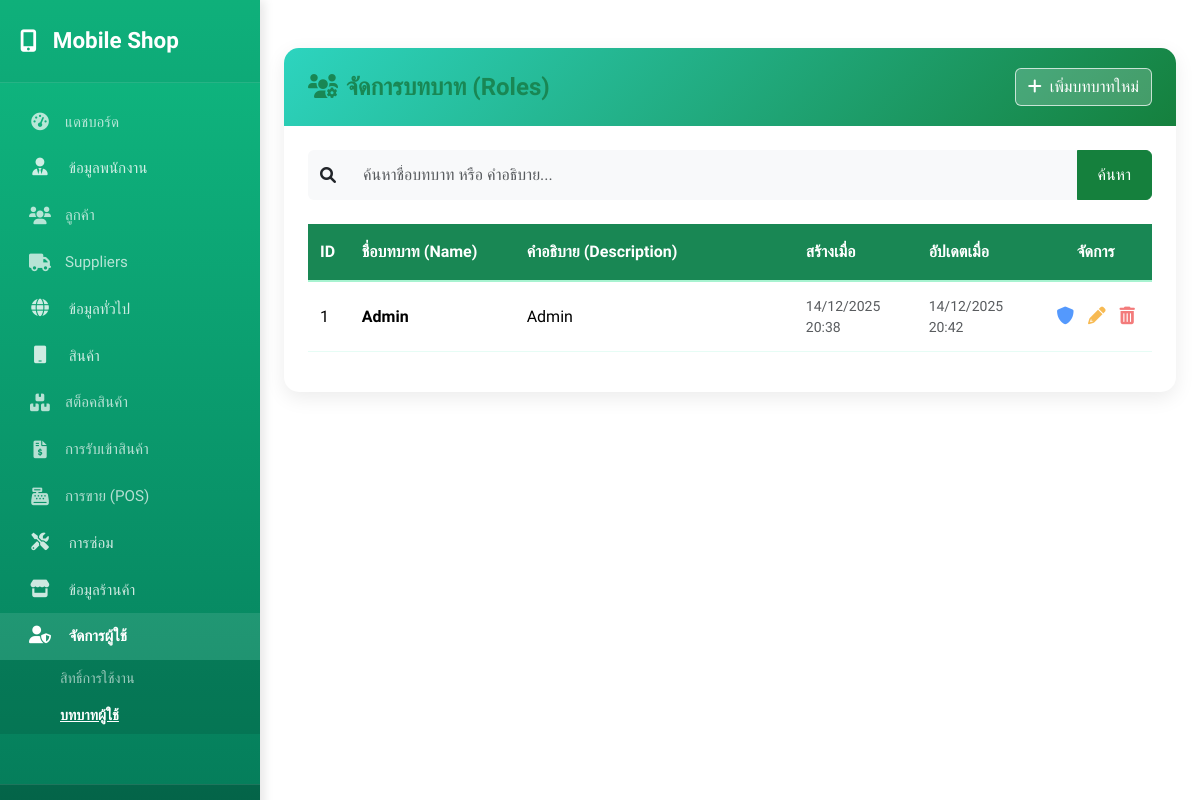
Page /role/role.php (signed in) on the earlier database version.
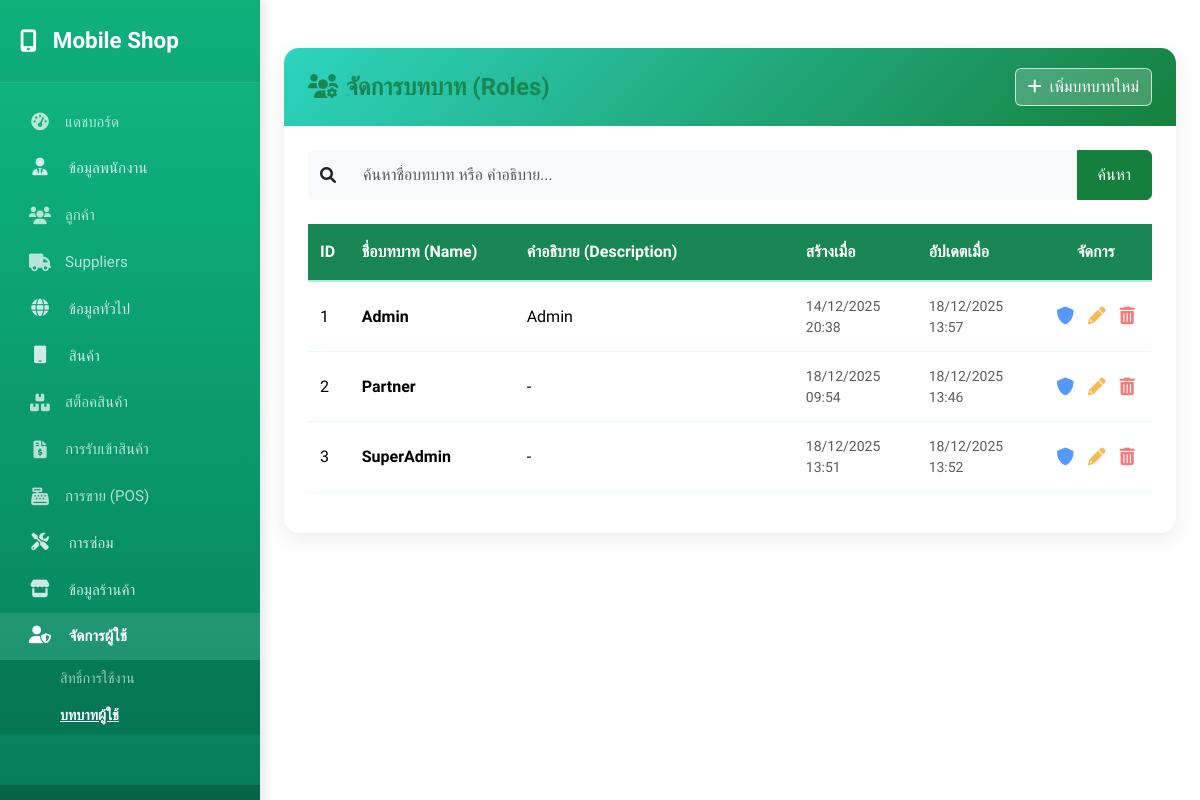
Same page on the later database version.
### tables this page shows
CREATE TABLE `roles` (
  `role_id` int(3) NOT NULL,
  `role_name` varchar(50) NOT NULL,
  `role_desc` varchar(100) DEFAULT NULL,
  `create_at` datetime NOT NULL DEFAULT current_timestamp(),
  `update_at` datetime DEFAULT current_timestamp()
);

### config/functions.php (called while the page is built, shortened)
<?php
function hasPermission($conn, $user_id, $permission_name)
{
    $sql = "SELECT 1
            FROM user_roles ur
            JOIN role_permissions rp ON ur.roles_role_id = rp.roles_role_id
            JOIN permissions p ON rp.permissions_permission_id = p.permission_id
            WHERE ur.users_user_id = ?
            AND p.permission_name = ?
            LIMIT 1";
    $stmt = $conn->prepare($sql);
    $stmt->bind_param("is", $user_id, $permission_name);
    $stmt->execute();
    $result = $stmt->get_result();
    $has_perm = ($result->num_rows > 0);
    return $has_perm;
}

### role/role.php (the view, shortened to what this page needs)
<?php
require '../config/config.php';
$search_term = isset($_GET['search']) ? trim($_GET['search']) : '';
$roles = [];
$sql = "SELECT
            role_id,
            role_name,
            role_desc,
            create_at,
            update_at
        FROM roles
";
$sql .= " ORDER BY role_id ASC";
$stmt = $conn->prepare($sql);
if ($stmt) {
    $stmt->execute();
    $result = $stmt->get_result();
    while ($row = $result->fetch_assoc()) {
        $roles[] = $row;
    }
} else {
    die("Error preparing statement: " . $conn->error);
}
?>
<!DOCTYPE html>
<html lang="th">
<head>
    <link href="https://cdn.jsdelivr.net/npm/bootstrap@5.3.3/dist/css/bootstrap.min.css" rel="stylesheet">
    <link href="https://cdnjs.cloudflare.com/ajax/libs/font-awesome/6.0.0/css/all.min.css" rel="stylesheet">
    <?php require '../config/load_theme.php'; ?>
</head>
<body>
    <div class="d-flex" id="wrapper">
        <?php include '../global/sidebar.php'; ?>
        <div class="main-content w-100">
            <div class="container-fluid py-4">
                <div class="container-lg mt-4">
                    <div class="card">
                        <div class="card-header d-flex justify-content-between align-items-center">
                            <h4 class="mb-0"><i class="fas fa-users-cog me-2"></i>จัดการบทบาท (Roles)</h4>
                            <a href="add_role.php" class="btn btn-light"><i class="fas fa-plus me-2"></i>เพิ่มบทบาทใหม่</a>
                        </div>
                        <div class="card-body p-4">
                            <form method="GET" action="role.php" class="mb-4">
                                <div class="input-group">
                                    <span class="input-group-text bg-light border-0"><i class="fas fa-search"></i></span>
                                    <input type="text" class="form-control border-0 bg-light" name="search" placeholder="ค้นหาชื่อบทบาท หรือ คำอธิบาย..." value="<?= htmlspecialchars($search_term) ?>" style="padding: 0.75rem 1rem;">
                                    <button class="btn btn-primary" type="submit" style="padding: 0.75rem 1.25rem;">ค้นหา</button>
                                </div>
                            </form>
                            <div class="table-responsive">
                                <table class="table table-hover align-middle">
                                    <thead class="text-nowrap">
                                        <tr>
                                            <th style="width: 5%;">ID</th>
                                            <th style="width: 20%;">ชื่อบทบาท (Name)</th>
                                            <th style="width: 35%;">คำอธิบาย (Description)</th>
                                            <th style="width: 15%;">สร้างเมื่อ</th>
                                            <th style="width: 15%;">อัปเดตเมื่อ</th>
                                            <th style="width: 10%;" class="text-center">จัดการ</th>
                                        </tr>
                                    </thead>
                                    <tbody>
                                        <?php if (count($roles) > 0): ?>
                                            <?php foreach ($roles as $role): ?>
                                                <tr>
                                                    <td><?= $role['role_id'] ?></td>
                                                    <td class="fw-bold"><?= htmlspecialchars($role['role_name']) ?></td>
                                                    <td><?= htmlspecialchars($role['role_desc'] ?? '-') ?></td>
                                                    <td class="small text-muted"><?= date('d/m/Y H:i', strtotime($role['create_at'])) ?></td>
                                                    <td class="small text-muted"><?= date('d/m/Y H:i', strtotime($role['update_at'])) ?></td>
                                                    <td class="text-center action-icons" style="white-space: nowrap;">
                                                        <a href="role_permissions.php?id=<?= $role['role_id'] ?>" title="กำหนดสิทธิ์"><i class="fas fa-shield-alt"></i></a>
                                                        <a href="edit_role.php?id=<?= $role['role_id'] ?>" title="แก้ไข"><i class="fas fa-pencil"></i></a>
                                                        <a href="delete_role.php?id=<?= $role['role_id'] ?>" title="ลบ"
                                                            onclick="return confirm('คำเตือน!\nคุณต้องการลบบทบาท \'<?= htmlspecialchars($role['role_name']) ?>\' ใช่หรือไม่?')">
                                                            <i class="fas fa-trash-can"></i>
                                                        </a>
                                                    </td>
                                                </tr>
                                            <?php endforeach; ?>
                                        <?php endif; ?>
                                    </tbody>
                                </table>
                            </div>
                        </div>
                    </div>
                </div>
            </div>
        </div>
    </div>
</body>
</html>

### global/sidebar.php (shortened to what this page needs)
<?php
require_once '../config/config.php';
$sidebar_uid = $_SESSION['user_id'] ?? 0;
function isActive($keywords)
{
    $current_url = $_SERVER['PHP_SELF'];
    if (!is_array($keywords)) $keywords = [$keywords];
    foreach ($keywords as $key) {
        if (strpos($current_url, $key) !== false) return 'active';
    }
    return '';
}
function isExpanded($keywords)
{
    return isActive($keywords) ? 'show' : '';
}
function isGroupActive($keywords)
{
    return isActive($keywords) ? 'text-white fw-bold bg-white-10' : 'text-white-80';
}
?>
<div id="sidebar-wrapper">
    <a href="../global/home.php" class="sidebar-heading text-decoration-none">
        <i class="fas fa-mobile-alt me-3"></i> Mobile Shop
    </a>
    <div class="list-group list-group-flush flex-grow-1 pt-3">
        <?php if (hasPermission($conn, $sidebar_uid, 'menu_dashboard')): ?>
            <a href="../home/dashboard.php" class="list-group-item list-group-item-action <?= isActive('dashboard.php') ?>">
                <i class="fas fa-tachometer-alt"></i> แดชบอร์ด
            </a>
        <?php endif; ?>
        <?php if (hasPermission($conn, $sidebar_uid, 'menu_employee')): ?>
            <a href="#sub-emp" class="list-group-item list-group-item-action menu-toggle <?= isGroupActive(['department.php', 'employee.php']) ?>" data-bs-toggle="collapse" aria-expanded="<?= !empty(isExpanded(['department.php', 'employee.php'])) ? 'true' : 'false' ?>">
                <span><i class="fas fa-user-tie"></i> ข้อมูลพนักงาน</span>
            </a>
        <?php endif; ?>
        <?php if (hasPermission($conn, $sidebar_uid, 'menu_customer')): ?>
            <a href="../customer/customer_list.php" class="list-group-item list-group-item-action <?= isActive('customer') ?>">
                <i class="fas fa-users"></i> ลูกค้า
            </a>
        <?php endif; ?>
        <?php if (hasPermission($conn, $sidebar_uid, 'menu_supplier')): ?>
            <a href="../supplier/supplier.php" class="list-group-item list-group-item-action <?= isActive('supplier.php') ?>">
                <i class="fas fa-truck"></i> Suppliers
            </a>
        <?php endif; ?>
        <?php if (hasPermission($conn, $sidebar_uid, 'menu_general')): ?>
            <a href="#sub-gen" class="list-group-item list-group-item-action menu-toggle <?= isGroupActive(['prename.php', 'religion.php', 'province.php', 'districts.php', 'subdistricts.php']) ?>" data-bs-toggle="collapse" aria-expanded="<?= !empty(isExpanded(['prename.php', 'religion.php', 'province.php', 'districts.php', 'subdistricts.php'])) ? 'true' : 'false' ?>">
                <span><i class="fas fa-globe"></i> ข้อมูลทั่วไป</span>
            </a>
        <?php endif; ?>
        <?php if (hasPermission($conn, $sidebar_uid, 'menu_product')): ?>
            <a href="#sub-prod" class="list-group-item list-group-item-action menu-toggle <?= isGroupActive(['product.php', 'prodtype.php', 'prodbrand.php']) ?>" data-bs-toggle="collapse" aria-expanded="<?= !empty(isExpanded(['product.php', 'prodtype.php', 'prodbrand.php'])) ? 'true' : 'false' ?>">
                <span><i class="fas fa-mobile"></i> สินค้า</span>
            </a>
        <?php endif; ?>
        <?php if (hasPermission($conn, $sidebar_uid, 'menu_stock')): ?>
            <a href="../prod_stock/prod_stock.php" class="list-group-item list-group-item-action <?= isActive('prod_stock.php') ?>">
                <i class="fas fa-boxes"></i> สต็อคสินค้า
            </a>
        <?php endif; ?>
        <?php if (hasPermission($conn, $sidebar_uid, 'menu_purchase')): ?>
            <a href="../purchase/purchase_order.php" class="list-group-item list-group-item-action <?= isActive('purchase_order.php') ?>">
                <i class="fas fa-file-invoice-dollar"></i> การรับเข้าสินค้า
            </a>
        <?php endif; ?>
        <?php if (hasPermission($conn, $sidebar_uid, 'menu_sale')): ?>
            <a href="../sales/sale_list.php" class="list-group-item list-group-item-action <?= isActive('sale_list.php') ?>">
                <i class="fas fa-cash-register"></i> การขาย (POS)
            </a>
        <?php endif; ?>
        <?php if (hasPermission($conn, $sidebar_uid, 'menu_repair')): ?>
            <a href="#sub-repair" class="list-group-item list-group-item-action menu-toggle <?= isGroupActive(['repair_list.php', 'symptoms.php']) ?>" data-bs-toggle="collapse" aria-expanded="<?= !empty(isExpanded(['repair_list.php', 'symptoms.php'])) ? 'true' : 'false' ?>">
                <span><i class="fas fa-tools"></i> การซ่อม</span>
            </a>
        <?php endif; ?>
        <?php if (hasPermission($conn, $sidebar_uid, 'menu_manage_shop') || hasPermission($conn, $sidebar_uid, 'branch')): ?>
            <a href="#sub-shop" class="list-group-item list-group-item-action menu-toggle <?= isGroupActive(['shop.php', 'branch.php']) ?>" data-bs-toggle="collapse" aria-expanded="<?= !empty(isExpanded(['shop.php', 'branch.php'])) ? 'true' : 'false' ?>">
                <span><i class="fas fa-store"></i> ข้อมูลร้านค้า</span>
            </a>
        <?php endif; ?>
        <?php if (hasPermission($conn, $sidebar_uid, 'menu_manage_users')): ?>
            <a href="#sub-users" class="list-group-item list-group-item-action menu-toggle <?= isGroupActive(['permission.php', 'role.php']) ?>" data-bs-toggle="collapse" aria-expanded="<?= !empty(isExpanded(['permission.php', 'role.php'])) ? 'true' : 'false' ?>">
                <span><i class="fas fa-user-shield"></i> จัดการผู้ใช้</span>
            </a>
            <div class="collapse submenu <?= isExpanded(['permission.php', 'role.php']) ?>" id="sub-users">
                <a href="../permission/permission.php" class="list-group-item list-group-item-action <?= isActive('permission.php') ?>">สิทธิ์การใช้งาน</a>
                <a href="../role/role.php" class="list-group-item list-group-item-action <?= isActive('role.php') ?>">บทบาทผู้ใช้</a>
            </div>
        <?php endif; ?>
        <div style="height: 50px;"></div>
    </div>
    <div class="sidebar-footer">
    </div>
</div>

### role/role.php (style rules this page uses)
body { background-color: #f0fdf4; color: #333; }
.card { border: none; border-radius: 15px; box-shadow: 0 6px 20px rgba(0, 0, 0, 0.08); overflow: hidden; }
.card-header { background: linear-gradient(135deg, #2dd4bf 0%, #15803d 100%); color: white; border-top-left-radius: 15px; border-top-right-radius: 15px; padding: 1.25rem 1.5rem; border-bottom: none; }
.card-header h4 { font-weight: 600; margin-bottom: 0; }
.card-header .btn-light { background-color: rgba(255, 255, 255, 0.2); color: white; border: 1px solid rgba(255, 255, 255, 0.7); font-weight: 500; transition: all 0.2s ease; }
.btn-primary { background-color: #15803d; border-color: #15803d; }
.table thead { background-color: #f0fdf4; color: #14532d; font-weight: 600; }
.table th { border-bottom: 2px solid #a7f3d0 !important; padding: 1rem 0.75rem; vertical-align: middle; }
.table td { padding: 0.85rem 0.75rem; border-bottom: 1px solid #e6fcf5; vertical-align: middle; }
.action-icons a { margin: 0 5px; font-size: 1.1rem; text-decoration: none; opacity: 0.7; transition: opacity 0.2s ease; }
.action-icons .fa-shield-alt { color: #0d6efd; }
.action-icons .fa-pencil { color: #f59e0b; }
.action-icons .fa-trash-can { color: #ef4444; }

### global/sidebar.php (style rules this page uses)
:root { --sidebar-width: 260px; --sidebar-bg-gradient: linear-gradient(180deg, #10b981 0%, #047857 100%); --sidebar-text: #ffffff; --sidebar-text-muted: rgba(255, 255, 255, 0.7); --sidebar-hover-bg: rgba(255, 255, 255, 0.15); --sidebar-active-bg: #ffffff; --sidebar-active-text: #047857; }
#wrapper { display: flex; width: 100%; overflow-x: hidden; }
#sidebar-wrapper { min-height: 100vh; width: var(--sidebar-width); margin-left: 0; transition: margin 0.25s ease-out; background: var(--sidebar-bg-gradient); color: var(--sidebar-text); box-shadow: 4px 0 10px rgba(0, 0, 0, 0.1); position: fixed; top: 0; left: 0; z-index: 1000; display: flex; flex-direction: column; overflow-y: auto; scrollbar-width: thin; }
.main-content { width: 100%; margin-left: var(--sidebar-width); transition: margin 0.25s ease-out; }
.sidebar-heading { padding: 1.5rem 1.25rem; font-size: 1.4rem; font-weight: 800; color: #fff; display: flex; align-items: center; border-bottom: 1px solid rgba(255, 255, 255, 0.1); background: rgba(0, 0, 0, 0.05); }
.list-group-item { border: none; padding: 12px 25px; font-size: 0.95rem; color: var(--sidebar-text-muted); font-weight: 500; transition: all 0.2s; background-color: transparent; display: flex; align-items: center; }
.list-group-item.active { background-color: var(--sidebar-active-bg); color: var(--sidebar-active-text); font-weight: 700; border-radius: 0 25px 25px 0; margin-right: 15px; box-shadow: 0 4px 6px rgba(0, 0, 0, 0.1); }
.list-group-item i { width: 30px; text-align: center; margin-right: 10px; font-size: 1.1rem; }
.submenu { background-color: rgba(0, 0, 0, 0.1); }
.submenu .list-group-item { padding-left: 60px; font-size: 0.9rem; padding-top: 8px; padding-bottom: 8px; color: rgba(255, 255, 255, 0.6); }
.submenu .list-group-item.active { background: transparent; color: #fff; text-decoration: underline; box-shadow: none; border-radius: 0; }
.menu-toggle { justify-content: space-between; cursor: pointer; }
.bg-white-10 { background-color: rgba(255, 255, 255, 0.1); color: #fff !important; }
.sidebar-footer { margin-top: auto; padding: 20px 15px; border-top: 1px solid rgba(255, 255, 255, 0.1); background-color: rgba(0, 0, 0, 0.2); }
.text-white-80 { color: rgba(255, 255, 255, 0.8); }

Differences in the rows shown:
changed roles "Admin": update_at "14/12/2025 20:42" → "18/12/2025 13:57"
added roles: role_id "2", role_name "Partner", role_desc "-", create_at "18/12/2025 09:54", update_at "18/12/2025 13:46"
added roles: role_id "3", role_name "SuperAdmin", role_desc "-", create_at "18/12/2025 13:51", update_at "18/12/2025 13:52"
